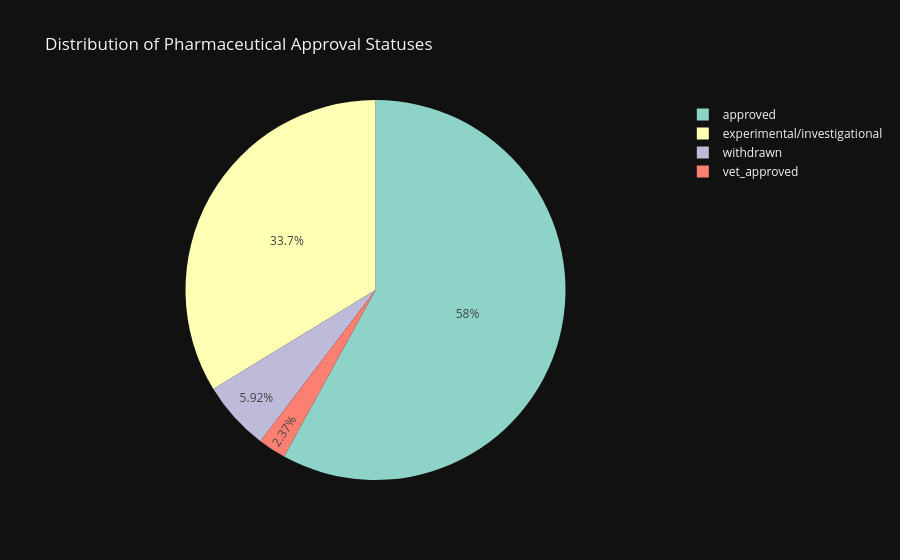

Here is the notebook cell this chart was saved with:
### Markdown cell above
## 6. Regulatory Status Distribution
Analyzing the drug approval pipeline and quantifying active entities.

### Code cell
df_statuses = parser.extract_drug_statuses()

approved = set(df_statuses[df_statuses["Status_Group"] == "approved"]["DrugBank_ID"])
withdrawn = set(df_statuses[df_statuses["Status_Group"] == "withdrawn"]["DrugBank_ID"])
net_active_approved = len(approved - withdrawn)

print(f"Number of approved drugs that have not been withdrawn: {net_active_approved}")

PharmaVisualizer.plot_drug_approval_status(df_statuses)

### Figure 1 — Plotly figure (JSON) as saved in the notebook; plotly's stock layout.template omitted (floating-point values rounded to 4 significant figures)
{"data": [{"domain": {"x": [0.0, 1.0], "y": [0.0, 1.0]}, "hovertemplate": "Status_Group=%{label}<br>Count=%{value}<extra></extra>", "labels": ["approved", "experimental/investigational", "withdrawn", "vet_approved"], "legendgroup": "", "name": "", "showlegend": true, "type": "pie", "values": [98, 57, 10, 4]}], "layout": {"legend": {"tracegroupgap": 0}, "piecolorway": ["rgb(141,211,199)", "rgb(255,255,179)", "rgb(190,186,218)", "rgb(251,128,114)", "rgb(128,177,211)", "rgb(253,180,98)", "rgb(179,222,105)", "rgb(252,205,229)", "rgb(217,217,217)", "rgb(188,128,189)", "rgb(204,235,197)", "rgb(255,237,111)"], "title": {"text": "Distribution of Pharmaceutical Approval Statuses"}}}
